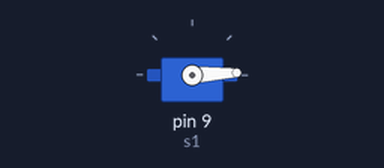
The sketch below on a simulated Arduino Uno, built with avr-gcc and run on an emulated ATmega328P. Parts: servo.

Above: at 0.05 s.
At 1.3 s:
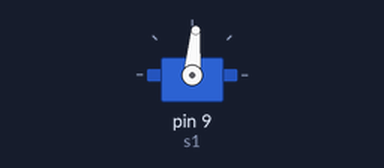
At 2.6 s:
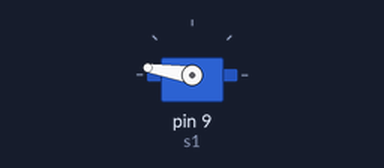
At 5.2 s:
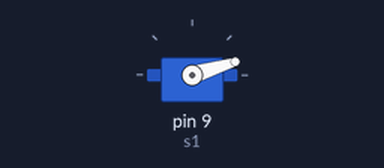
Timing chart, 0 to 7.1 s (numbered marks = the images above):
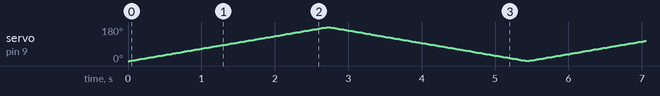

The sketch:

rotating_0deg_to_180deg_180deg_to_0deg.ino
```cpp
#include<Servo.h>
Servo s1;
int angle;
void setup() {
  s1.attach(9);

}

void loop() {
  for(angle = 0;angle<180;angle++){
    s1.write(angle);
    delay(15);
  }
  for(angle=180;angle>0;angle--){
    s1.write(angle);
    delay(15);
  }
}
```
